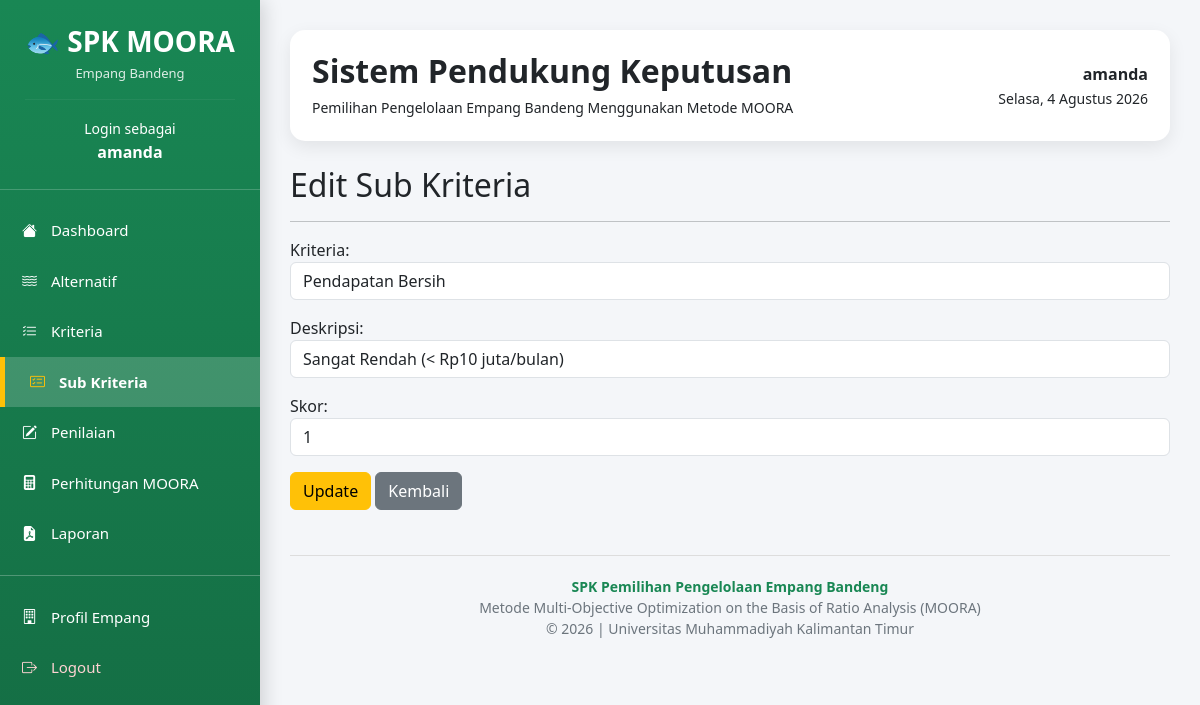
The page /subkriteria/edit/2/ (signed in) on the database its author committed.
### subkriteria/models.py (models this page shows, shortened)
class SubKriteria(models.Model):
    kriteria = models.ForeignKey(
        Kriteria,
        on_delete=models.CASCADE
    )
    deskripsi = models.CharField(max_length=100)
    skor = models.IntegerField()

### subkriteria/views.py (the view)
# urls.py: path("edit/<int:id>/", views.edit, name="edit_alternatif"),
@login_required
def edit(request, id):
    data = get_object_or_404(
        SubKriteria,
        id=id
    )
    form = SubKriteriaForm(
        request.POST or None,
        instance=data
    )
    if form.is_valid():
        form.save()
        return redirect("subkriteria")
    context = {
        "form": form
    }
    return render(
        request,
        "subkriteria/edit.html",
        context
    )

### subkriteria/forms.py
class SubKriteriaForm(forms.ModelForm):
    class Meta:
        model = SubKriteria
        fields = '__all__'
        widgets = {
            'kriteria': forms.Select(attrs={
                'class': 'form-control'
            }),
            'deskripsi': forms.TextInput(attrs={
                'class': 'form-control'
            }),
            'skor': forms.NumberInput(attrs={
                'class': 'form-control'
            }),
        }

### kriteria/models.py (called while the page is built)
    def __str__(self):
        return self.nama

### templates/subkriteria/edit.html
{% extends 'layouts/base.html' %} {% block content %}
<h2>Edit Sub Kriteria</h2>
<hr />
<form method="POST">
  {% csrf_token %} {{ form.as_p }}
  <button class="btn btn-warning">Update</button>
  <a href="/subkriteria/" class="btn btn-secondary"> Kembali </a>
</form>
{% endblock %}

### templates/layouts/base.html (shortened to what this page needs)
<!doctype html>
<html lang="id">
  <head>
    <link href="https://cdn.jsdelivr.net/npm/bootstrap@5.3.3/dist/css/bootstrap.min.css" rel="stylesheet" />
    <link rel="stylesheet" href="https://cdn.jsdelivr.net/npm/bootstrap-icons@1.11.3/font/bootstrap-icons.min.css" />
  </head>
  <body>
    <div class="sidebar">
      <div class="logo">
        <h3>🐟 SPK MOORA</h3>
        <p>Empang Bandeng</p>
        <hr />
        <small>Login sebagai</small>
        <br />
        <strong>{{ request.user.username }}</strong>
      </div>
      <div class="menu">
        <a href="/" class="{% if request.path == '/' %}active{% endif %}">
          <i class="bi bi-house-fill"></i>
          Dashboard
        </a>
        <a href="/alternatif/" class="{% if '/alternatif/' in request.path %}active{% endif %}">
          <i class="bi bi-water"></i>
          Alternatif
        </a>
        <a href="/kriteria/" class="{% if '/kriteria/' in request.path %}active{% endif %}">
          <i class="bi bi-list-check"></i>
          Kriteria
        </a>
        <a href="/subkriteria/" class="{% if '/subkriteria/' in request.path %}active{% endif %}">
          <i class="bi bi-card-checklist"></i>
          Sub Kriteria
        </a>
        <a href="/penilaian/" class="{% if '/penilaian/' in request.path %}active{% endif %}">
          <i class="bi bi-pencil-square"></i>
          Penilaian
        </a>
        <a href="/moora/" class="{% if '/moora/' in request.path %}active{% endif %}">
          <i class="bi bi-calculator-fill"></i>
          Perhitungan MOORA
        </a>
        <a href="/laporan/" class="{% if '/laporan/' in request.path %}active{% endif %}">
          <i class="bi bi-file-earmark-pdf-fill"></i>
          Laporan
        </a>
        <hr class="text-white" />
        <a href="/profil/" class="{% if '/profil/' in request.path %}active{% endif %}">
          <i class="bi bi-building"></i>
          Profil Empang
        </a>
        <a href="{% url 'logout' %}" class="logout">
          <i class="bi bi-box-arrow-right"></i>
          Logout
        </a>
      </div>
    </div>
    <div class="content">
      <div class="topbar d-flex justify-content-between align-items-center">
        <div>
          <h2>Sistem Pendukung Keputusan</h2>
          <small> Pemilihan Pengelolaan Empang Bandeng Menggunakan Metode MOORA </small>
        </div>
        <div class="text-end">
          <strong>{{ request.user.username }}</strong>
          <br />
          <small id="tanggal"></small>
        </div>
      </div>
      {% block content %} {% endblock %}
      <footer>
        <strong>SPK Pemilihan Pengelolaan Empang Bandeng</strong>
        <br />
        Metode Multi-Objective Optimization on the Basis of Ratio Analysis (MOORA)
        <br />
        © 2026 | Universitas Muhammadiyah Kalimantan Timur
      </footer>
    </div>
  </body>
</html>

### templates/layouts/base.html (style rules this page uses)
* { font-family: "Segoe UI", sans-serif; }
body { background: #f4f6f9; }
.sidebar { position: fixed; top: 0; left: 0; width: 260px; height: 100vh; overflow-y: auto; background: linear-gradient(180deg, #198754, #146c43); color: white; box-shadow: 4px 0 18px rgba(0, 0, 0, 0.15); z-index: 999; }
.logo { text-align: center; padding: 25px; border-bottom: 1px solid rgba(255, 255, 255, 0.2); }
.logo h3 { font-weight: bold; margin-bottom: 5px; }
.logo p { margin: 0; opacity: 0.85; font-size: 13px; }
.logo hr { border-color: rgba(255, 255, 255, 0.2); }
.menu { margin-top: 15px; }
.menu a { display: block; color: white; text-decoration: none; padding: 14px 22px; transition: 0.25s; font-size: 15px; }
.menu a.active { background: rgba(255, 255, 255, 0.18); border-left: 5px solid #ffc107; padding-left: 25px; font-weight: 600; }
.menu a.active i { color: #ffc107; }
.menu a.logout { color: #ffd3d3; }
.menu i { margin-right: 10px; }
.content { margin-left: 260px; padding: 30px; min-height: 100vh; }
.topbar { background: white; border-radius: 15px; padding: 22px; box-shadow: 0 6px 18px rgba(0, 0, 0, 0.08); margin-bottom: 25px; }
.topbar h2 { font-weight: 700; margin-bottom: 5px; }
footer { margin-top: 45px; padding: 20px; text-align: center; color: #6c757d; border-top: 1px solid #ddd; font-size: 14px; }
footer strong { color: #198754; }

### rows shown on the page
SubKriteria: kriteria "Pendapatan Bersih", deskripsi "Sangat Rendah (< Rp10 juta/bulan)", skor "1"

### other values the page prints
{{ request.user.username }} "amanda"
